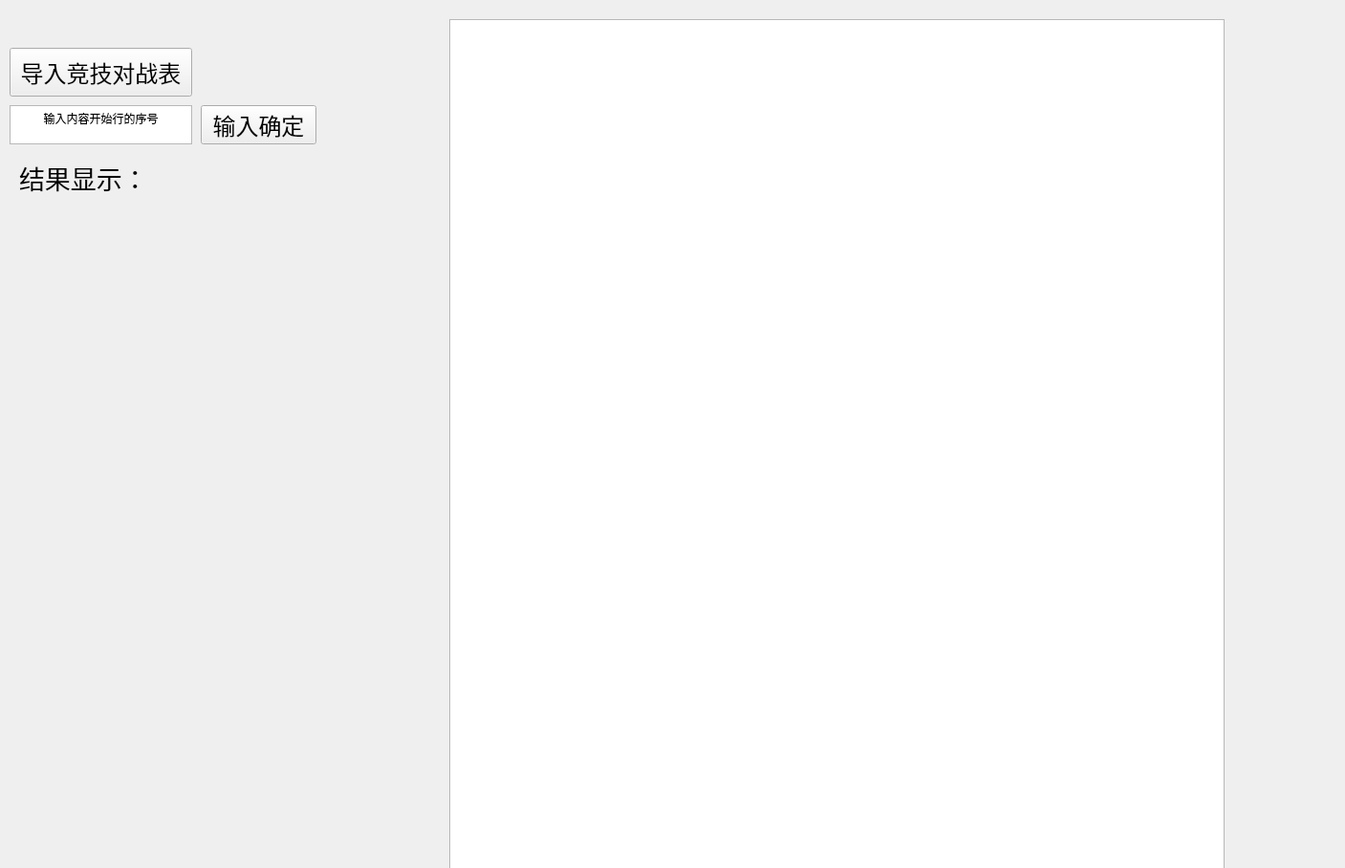
<?xml version="1.0" encoding="UTF-8"?>
<ui version="4.0">
 <class>widget</class>
 <widget class="QWidget" name="widget">
  <property name="geometry">
   <rect>
    <x>0</x>
    <y>0</y>
    <width>1407</width>
    <height>908</height>
   </rect>
  </property>
  <property name="font">
   <font>
    <family>Agency FB</family>
    <pointsize>18</pointsize>
   </font>
  </property>
  <property name="contextMenuPolicy">
   <enum>Qt::ActionsContextMenu</enum>
  </property>
  <property name="windowTitle">
   <string>跆拳道对阵表转换</string>
  </property>
  <widget class="QTableView" name="tableView">
   <property name="geometry">
    <rect>
     <x>470</x>
     <y>20</y>
     <width>811</width>
     <height>891</height>
    </rect>
   </property>
  </widget>
  <widget class="QPushButton" name="fight_import_button">
   <property name="geometry">
    <rect>
     <x>10</x>
     <y>50</y>
     <width>191</width>
     <height>51</height>
    </rect>
   </property>
   <property name="text">
    <string>导入竞技对战表</string>
   </property>
  </widget>
  <widget class="QTextEdit" name="fight_num_text">
   <property name="geometry">
    <rect>
     <x>10</x>
     <y>110</y>
     <width>191</width>
     <height>41</height>
    </rect>
   </property>
   <property name="html">
    <string>&lt;!DOCTYPE HTML PUBLIC &quot;-//W3C//DTD HTML 4.0//EN&quot; &quot;http://www.w3.org/TR/REC-html40/strict.dtd&quot;&gt;
&lt;html&gt;&lt;head&gt;&lt;meta name=&quot;qrichtext&quot; content=&quot;1&quot; /&gt;&lt;style type=&quot;text/css&quot;&gt;
p, li { white-space: pre-wrap; }
&lt;/style&gt;&lt;/head&gt;&lt;body style=&quot; font-family:'Agency FB'; font-size:18pt; font-weight:400; font-style:normal;&quot;&gt;
&lt;p align=&quot;center&quot; style=&quot; margin-top:0px; margin-bottom:0px; margin-left:0px; margin-right:0px; -qt-block-indent:0; text-indent:0px;&quot;&gt;&lt;span style=&quot; font-family:'SimSun'; font-size:9pt;&quot;&gt;输入内容开始行的序号&lt;/span&gt;&lt;/p&gt;&lt;/body&gt;&lt;/html&gt;</string>
   </property>
  </widget>
  <widget class="QPushButton" name="fight_num_button">
   <property name="geometry">
    <rect>
     <x>210</x>
     <y>110</y>
     <width>121</width>
     <height>41</height>
    </rect>
   </property>
   <property name="text">
    <string>输入确定</string>
   </property>
  </widget>
  <widget class="QLabel" name="output">
   <property name="geometry">
    <rect>
     <x>20</x>
     <y>160</y>
     <width>231</width>
     <height>51</height>
    </rect>
   </property>
   <property name="font">
    <font>
     <family>Agency FB</family>
     <pointsize>20</pointsize>
    </font>
   </property>
   <property name="text">
    <string>结果显示：</string>
   </property>
  </widget>
 </widget>
 <resources/>
 <connections/>
</ui>
